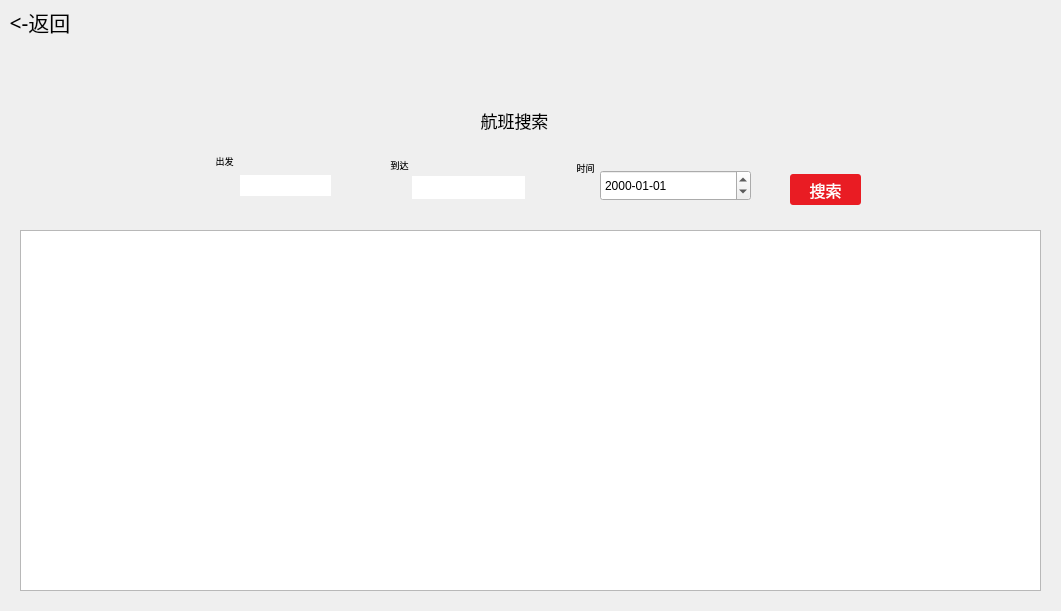
<?xml version="1.0" encoding="UTF-8"?>
<ui version="4.0">
 <class>customer_GaiQian</class>
 <widget class="QWidget" name="customer_GaiQian">
  <property name="geometry">
   <rect>
    <x>0</x>
    <y>0</y>
    <width>1061</width>
    <height>611</height>
   </rect>
  </property>
  <property name="windowTitle">
   <string>Form</string>
  </property>
  <widget class="QLabel" name="label_2">
   <property name="geometry">
    <rect>
     <x>199</x>
     <y>153</y>
     <width>51</width>
     <height>16</height>
    </rect>
   </property>
   <property name="font">
    <font>
     <family>Microsoft Tai Le</family>
     <pointsize>7</pointsize>
    </font>
   </property>
   <property name="styleSheet">
    <string notr="true"/>
   </property>
   <property name="text">
    <string>出发</string>
   </property>
   <property name="alignment">
    <set>Qt::AlignmentFlag::AlignCenter</set>
   </property>
  </widget>
  <widget class="QLabel" name="label_4">
   <property name="geometry">
    <rect>
     <x>560</x>
     <y>160</y>
     <width>51</width>
     <height>16</height>
    </rect>
   </property>
   <property name="font">
    <font>
     <family>宋体</family>
     <pointsize>7</pointsize>
    </font>
   </property>
   <property name="text">
    <string>时间</string>
   </property>
   <property name="alignment">
    <set>Qt::AlignmentFlag::AlignCenter</set>
   </property>
  </widget>
  <widget class="QLineEdit" name="lineEditChu">
   <property name="geometry">
    <rect>
     <x>240</x>
     <y>175</y>
     <width>91</width>
     <height>21</height>
    </rect>
   </property>
   <property name="font">
    <font>
     <family>宋体</family>
     <pointsize>14</pointsize>
    </font>
   </property>
   <property name="autoFillBackground">
    <bool>false</bool>
   </property>
   <property name="styleSheet">
    <string notr="true">border: none</string>
   </property>
  </widget>
  <widget class="QPushButton" name="backwardButton">
   <property name="geometry">
    <rect>
     <x>0</x>
     <y>10</y>
     <width>80</width>
     <height>24</height>
    </rect>
   </property>
   <property name="font">
    <font>
     <family>微软雅黑</family>
     <pointsize>16</pointsize>
     <italic>false</italic>
     <bold>false</bold>
     <underline>false</underline>
     <strikeout>false</strikeout>
     <kerning>true</kerning>
    </font>
   </property>
   <property name="cursor">
    <cursorShape>ArrowCursor</cursorShape>
   </property>
   <property name="mouseTracking">
    <bool>true</bool>
   </property>
   <property name="styleSheet">
    <string notr="true">QPushButton { background-color: none; border-radius: 3px; color: black; } 
QPushButton:hover { background-color:rgb(233, 182, 163); }
</string>
   </property>
   <property name="text">
    <string>&lt;-返回</string>
   </property>
  </widget>
  <widget class="QLabel" name="label">
   <property name="geometry">
    <rect>
     <x>0</x>
     <y>0</y>
     <width>1059</width>
     <height>639</height>
    </rect>
   </property>
   <property name="whatsThis">
    <string>&lt;html&gt;&lt;head/&gt;&lt;body&gt;&lt;p&gt;&lt;img src=&quot;:/new/prefix1/bgground2.png&quot;/&gt;&lt;/p&gt;&lt;/body&gt;&lt;/html&gt;</string>
   </property>
   <property name="styleSheet">
    <string notr="true">background-image: url(:/new/prefix1/bgground2.png);</string>
   </property>
   <property name="text">
    <string/>
   </property>
  </widget>
  <widget class="QLabel" name="label_3">
   <property name="geometry">
    <rect>
     <x>379</x>
     <y>155</y>
     <width>41</width>
     <height>20</height>
    </rect>
   </property>
   <property name="font">
    <font>
     <family>宋体</family>
     <pointsize>7</pointsize>
    </font>
   </property>
   <property name="text">
    <string>到达</string>
   </property>
   <property name="alignment">
    <set>Qt::AlignmentFlag::AlignCenter</set>
   </property>
  </widget>
  <widget class="QPushButton" name="searchButton">
   <property name="geometry">
    <rect>
     <x>790</x>
     <y>174</y>
     <width>71</width>
     <height>31</height>
    </rect>
   </property>
   <property name="font">
    <font>
     <pointsize>12</pointsize>
    </font>
   </property>
   <property name="styleSheet">
    <string notr="true">QPushButton { background-color: rgb(233, 28, 35); border-radius: 3px; color: rgb(255, 255, 255); } 
QPushButton:hover { background-color:rgb(255, 32, 36); }
</string>
   </property>
   <property name="text">
    <string>搜索</string>
   </property>
   <property name="icon">
    <iconset theme="audio-card"/>
   </property>
   <property name="checkable">
    <bool>false</bool>
   </property>
   <property name="checked">
    <bool>false</bool>
   </property>
   <property name="autoDefault">
    <bool>false</bool>
   </property>
   <property name="default">
    <bool>false</bool>
   </property>
  </widget>
  <widget class="QLabel" name="titleLabel">
   <property name="geometry">
    <rect>
     <x>464</x>
     <y>110</y>
     <width>101</width>
     <height>21</height>
    </rect>
   </property>
   <property name="font">
    <font>
     <family>新宋体</family>
     <pointsize>13</pointsize>
    </font>
   </property>
   <property name="focusPolicy">
    <enum>Qt::FocusPolicy::NoFocus</enum>
   </property>
   <property name="frameShape">
    <enum>QFrame::Shape::NoFrame</enum>
   </property>
   <property name="text">
    <string>航班搜索</string>
   </property>
   <property name="alignment">
    <set>Qt::AlignmentFlag::AlignCenter</set>
   </property>
  </widget>
  <widget class="QLineEdit" name="lineEditDao">
   <property name="geometry">
    <rect>
     <x>412</x>
     <y>176</y>
     <width>113</width>
     <height>23</height>
    </rect>
   </property>
   <property name="font">
    <font>
     <family>宋体</family>
     <pointsize>14</pointsize>
    </font>
   </property>
   <property name="styleSheet">
    <string notr="true">border: none</string>
   </property>
  </widget>
  <widget class="QDateEdit" name="dateEdit">
   <property name="geometry">
    <rect>
     <x>600</x>
     <y>170</y>
     <width>151</width>
     <height>31</height>
    </rect>
   </property>
   <property name="displayFormat">
    <string>yyyy-MM-dd</string>
   </property>
  </widget>
  <widget class="QTableWidget" name="userOrderTable">
   <property name="geometry">
    <rect>
     <x>20</x>
     <y>230</y>
     <width>1021</width>
     <height>361</height>
    </rect>
   </property>
  </widget>
  <zorder>label</zorder>
  <zorder>label_2</zorder>
  <zorder>label_4</zorder>
  <zorder>lineEditChu</zorder>
  <zorder>backwardButton</zorder>
  <zorder>label_3</zorder>
  <zorder>searchButton</zorder>
  <zorder>titleLabel</zorder>
  <zorder>lineEditDao</zorder>
  <zorder>dateEdit</zorder>
  <zorder>userOrderTable</zorder>
 </widget>
 <resources/>
 <connections/>
</ui>
